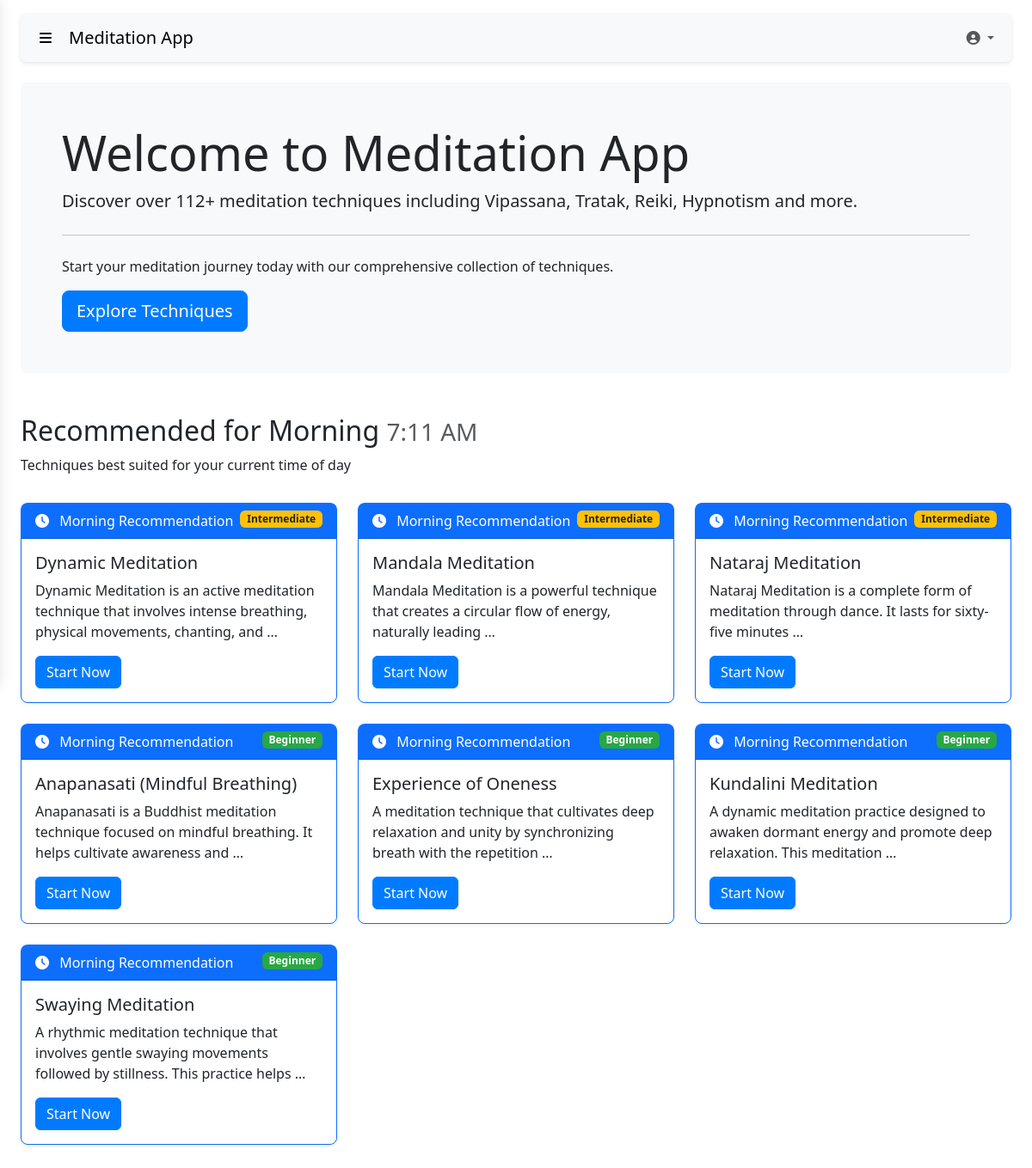
The page /home/ (signed in) on the database its author committed.
### meditation/models.py (models this page shows, shortened)
class MeditationTechnique(models.Model):
    subcategory = models.ForeignKey(Subcategory, on_delete=models.CASCADE, related_name='techniques')
    name = models.CharField(max_length=100)
    short_description = models.TextField()
    benefits = models.TextField()
    instructions = models.TextField()
    duration = models.CharField(max_length=50, help_text="Recommended duration")
    difficulty_level = models.CharField(max_length=20, choices=[
        ('beginner', 'Beginner'),
        ('intermediate', 'Intermediate'),
        ('advanced', 'Advanced')
    ])
    image = models.ImageField(upload_to='techniques/', blank=True, null=True)
    video_url = models.URLField(blank=True, null=True)
    created_at = models.DateTimeField(auto_now_add=True)
    updated_at = models.DateTimeField(auto_now=True)

### meditation/views.py (the view)
# urls.py: path('home/', views.home, name='home'),
def home(request):
    current_time = timezone.now()
    current_hour = current_time.hour
    if 5 <= current_hour < 12:
        time_of_day = "Morning"
        time_tag = "morning"
    elif 12 <= current_hour < 17:
        time_of_day = "Noon"
        time_tag = "noon"
    elif 17 <= current_hour < 21:
        time_of_day = "Evening"
        time_tag = "evening"
    else:
        time_of_day = "Night"
        time_tag = "night"
    categories = Category.objects.all()[:6]  # Limit to 6 categories
    all_techniques = MeditationTechnique.objects.all()
    time_based_techniques = all_techniques.filter(duration__gte=10)[:3]
    context = {
        'categories': categories,
        'time_of_day': time_of_day,
        'current_time': current_time,
        'time_based_techniques': time_based_techniques,
        'all_techniques': all_techniques,  # Add all techniques to context
    }
    return render(request, 'home.html', context)

### templates/home.html (shortened to what this page needs)
{% extends 'base.html' %}
{% block content %}
<div class="jumbotron bg-light p-5 rounded">
    <h1 class="display-4">Welcome to Meditation App</h1>
    <p class="lead">Discover over 112+ meditation techniques including Vipassana, Tratak, Reiki, Hypnotism and more.</p>
    <hr class="my-4">
    <p>Start your meditation journey today with our comprehensive collection of techniques.</p>
    <a class="btn btn-primary btn-lg" href="{% url 'meditation:category_list' %}" role="button">Explore Techniques</a>
</div>
<div class="row mt-5">
    <div class="col-12">
        <h2>Recommended for {{ time_of_day }} <small class="text-muted">{{ current_time|time:"g:i A" }}</small></h2>
        <p>Techniques best suited for your current time of day</p>
    </div>
</div>
<div class="row mt-3">
    {% for technique in all_techniques %}
    <div class="col-md-4 mb-4">
        <div class="card h-100 border-primary">
            <div class="card-header bg-primary text-white">
                <i class="fas fa-clock me-2"></i> {{ time_of_day }} Recommendation
                <span class="float-end badge {% if technique.difficulty_level == 'beginner' %}bg-success{% elif technique.difficulty_level == 'intermediate' %}bg-warning{% else %}bg-danger{% endif %}">
                    {{ technique.difficulty_level|capfirst }}
                </span>
            </div>
            <div class="card-body">
                <h5 class="card-title">{{ technique.name }}</h5>
                <p class="card-text">{{ technique.short_description|truncatewords:15 }}</p>
                <a href="{% url 'meditation:technique_detail' technique.id %}" class="btn btn-primary">Start Now</a>
            </div>
        </div>
    </div>
    {% empty %}
    <div class="col-12">
        <div class="alert alert-info">
            No specific {{ time_of_day }} techniques found. Please check back later.
        </div>
    </div>
    {% endfor %}
</div>
{% endblock %}

### static/css/style.css (style rules this page uses)
.card { border-radius: 0.5rem; box-shadow: 0 2px 5px rgba(0, 0, 0, 0.05); transition: transform 0.3s, box-shadow 0.3s; }
.badge.bg-success { background-color: #28a745 !important; }
.badge.bg-warning { background-color: #ffc107 !important; color: #212529 !important; }
.btn-primary { background-color: #007bff; border-color: #007bff; }

### rows shown on the page
MeditationTechnique: time_of_day "Morning", difficulty_level "Intermediate", name "Dynamic Meditation", short_description "Dynamic Meditation is an active meditation technique that involves intense breathing, physical movements, chanting, and …"
MeditationTechnique: time_of_day "Morning", difficulty_level "Intermediate", name "Mandala Meditation", short_description "Mandala Meditation is a powerful technique that creates a circular flow of energy, naturally leading …"
MeditationTechnique: time_of_day "Morning", difficulty_level "Intermediate", name "Nataraj Meditation", short_description "Nataraj Meditation is a complete form of meditation through dance. It lasts for sixty-five minutes …"
MeditationTechnique: time_of_day "Morning", difficulty_level "Beginner", name "Anapanasati (Mindful Breathing)", short_description "Anapanasati is a Buddhist meditation technique focused on mindful breathing. It helps cultivate awareness and …"
MeditationTechnique: time_of_day "Morning", difficulty_level "Beginner", name "Experience of Oneness", short_description "A meditation technique that cultivates deep relaxation and unity by synchronizing breath with the repetition …"
MeditationTechnique: time_of_day "Morning", difficulty_level "Beginner", name "Kundalini Meditation", short_description "A dynamic meditation practice designed to awaken dormant energy and promote deep relaxation. This meditation …"
MeditationTechnique: time_of_day "Morning", difficulty_level "Beginner", name "Swaying Meditation", short_description "A rhythmic meditation technique that involves gentle swaying movements followed by stillness. This practice helps …"

### other values the page prints
{{ time_of_day }} "Morning"
